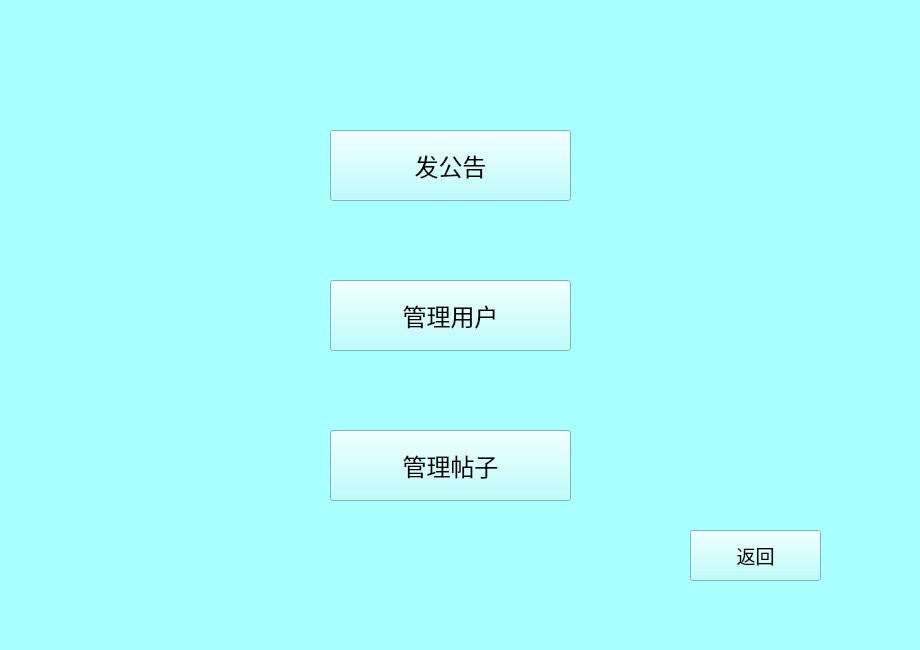
<?xml version="1.0" encoding="UTF-8"?>
<ui version="4.0">
 <class>Form</class>
 <widget class="QWidget" name="Form">
  <property name="geometry">
   <rect>
    <x>0</x>
    <y>0</y>
    <width>920</width>
    <height>650</height>
   </rect>
  </property>
  <property name="windowTitle">
   <string>Form</string>
  </property>
  <property name="styleSheet">
   <string notr="true">background-color: rgb(170, 255, 255);</string>
  </property>
  <widget class="QPushButton" name="p1">
   <property name="geometry">
    <rect>
     <x>330</x>
     <y>130</y>
     <width>241</width>
     <height>71</height>
    </rect>
   </property>
   <property name="font">
    <font>
     <family>Adobe Arabic</family>
     <pointsize>18</pointsize>
    </font>
   </property>
   <property name="text">
    <string>发公告</string>
   </property>
  </widget>
  <widget class="QPushButton" name="p2">
   <property name="geometry">
    <rect>
     <x>330</x>
     <y>280</y>
     <width>241</width>
     <height>71</height>
    </rect>
   </property>
   <property name="font">
    <font>
     <family>Adobe Arabic</family>
     <pointsize>18</pointsize>
     <weight>50</weight>
     <bold>false</bold>
    </font>
   </property>
   <property name="text">
    <string>管理用户</string>
   </property>
  </widget>
  <widget class="QPushButton" name="p3">
   <property name="geometry">
    <rect>
     <x>330</x>
     <y>430</y>
     <width>241</width>
     <height>71</height>
    </rect>
   </property>
   <property name="font">
    <font>
     <family>Adobe Arabic</family>
     <pointsize>18</pointsize>
    </font>
   </property>
   <property name="text">
    <string>管理帖子</string>
   </property>
  </widget>
  <widget class="QPushButton" name="back">
   <property name="geometry">
    <rect>
     <x>690</x>
     <y>530</y>
     <width>131</width>
     <height>51</height>
    </rect>
   </property>
   <property name="font">
    <font>
     <family>Adobe Arabic</family>
     <pointsize>14</pointsize>
    </font>
   </property>
   <property name="text">
    <string>返回</string>
   </property>
  </widget>
 </widget>
 <resources/>
 <connections/>
</ui>
